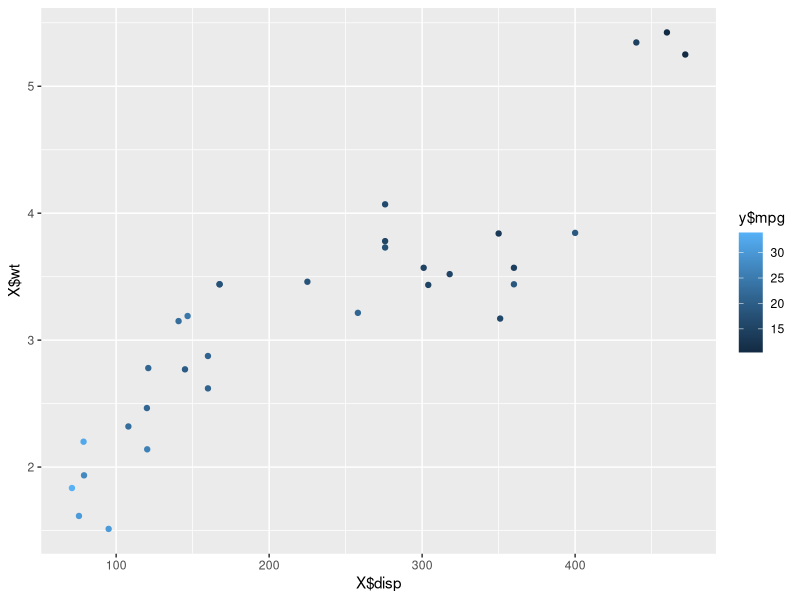

This figure's R source:
#load libraries
library(ggplot2)

mtcars

# prepare some example data with 2-d feature space to build
# a tree regresion model
X <- mtcars[c(3, 6)]
row.names(X) <- NULL
y <- mtcars[1]
row.names(y) <- NULL


ggplot(X, aes(X$disp, X$wt)) +
  geom_point(data = y, aes(colour = y$mpg))


# realizar la busqueda de la constante que separe el predictor en las
# dos regiones que tengan la mínima suma de los errores cuadrados. 

# Se requiere guardar todas las variables predictoras
var <- names(X)

# para cada variable buscar la constante "s" que separe en dos la variable
# creando dos regiones en cuyo dominio se computa primero el promedio y 
# luego la suma de los errores cuadrados

for (i in 1:length(var)) {
  # iterar por todas las variables predictoras  
}

# primera pregunta, ¿donde inicializar la constante?
var1 <- X[var[1]]


for (i in 1:length(var)) {
  
}

